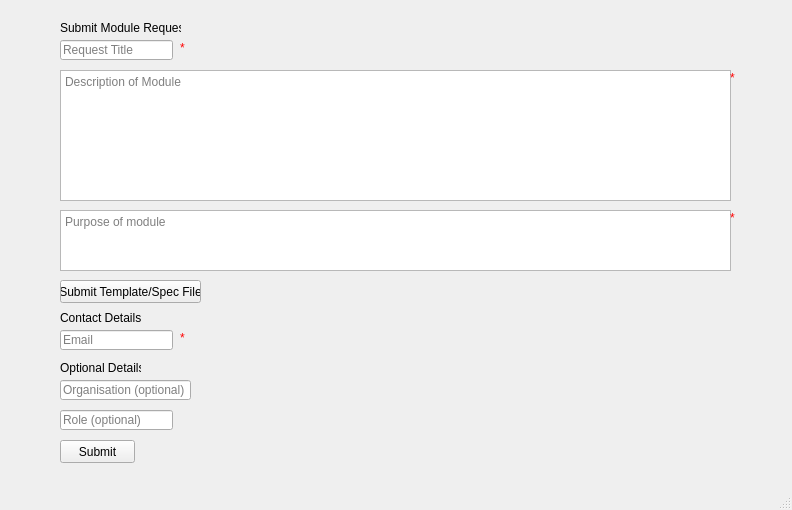
<?xml version="1.0" encoding="UTF-8"?>
<ui version="4.0">
 <class>MainWindow</class>
 <widget class="QMainWindow" name="MainWindow">
  <property name="geometry">
   <rect>
    <x>0</x>
    <y>0</y>
    <width>792</width>
    <height>510</height>
   </rect>
  </property>
  <property name="windowTitle">
   <string>MainWindow</string>
  </property>
  <widget class="QWidget" name="centralwidget">
   <widget class="QPushButton" name="pushButton">
    <property name="geometry">
     <rect>
      <x>60</x>
      <y>440</y>
      <width>75</width>
      <height>23</height>
     </rect>
    </property>
    <property name="text">
     <string>Submit</string>
    </property>
   </widget>
   <widget class="QLineEdit" name="lineEdit">
    <property name="geometry">
     <rect>
      <x>60</x>
      <y>40</y>
      <width>113</width>
      <height>20</height>
     </rect>
    </property>
    <property name="placeholderText">
     <string>Request Title</string>
    </property>
   </widget>
   <widget class="QPlainTextEdit" name="plainTextEdit">
    <property name="geometry">
     <rect>
      <x>60</x>
      <y>70</y>
      <width>671</width>
      <height>131</height>
     </rect>
    </property>
    <property name="placeholderText">
     <string>Description of Module</string>
    </property>
   </widget>
   <widget class="QPushButton" name="pushButton_2">
    <property name="geometry">
     <rect>
      <x>60</x>
      <y>280</y>
      <width>141</width>
      <height>23</height>
     </rect>
    </property>
    <property name="text">
     <string>Submit Template/Spec File</string>
    </property>
   </widget>
   <widget class="QLineEdit" name="lineEdit_2">
    <property name="geometry">
     <rect>
      <x>60</x>
      <y>330</y>
      <width>113</width>
      <height>20</height>
     </rect>
    </property>
    <property name="placeholderText">
     <string>Email</string>
    </property>
   </widget>
   <widget class="QPlainTextEdit" name="plainTextEdit_2">
    <property name="geometry">
     <rect>
      <x>60</x>
      <y>210</y>
      <width>671</width>
      <height>61</height>
     </rect>
    </property>
    <property name="placeholderText">
     <string>Purpose of module</string>
    </property>
   </widget>
   <widget class="QLabel" name="label">
    <property name="geometry">
     <rect>
      <x>60</x>
      <y>20</y>
      <width>121</width>
      <height>16</height>
     </rect>
    </property>
    <property name="text">
     <string>Submit Module Request</string>
    </property>
   </widget>
   <widget class="QLineEdit" name="lineEdit_3">
    <property name="geometry">
     <rect>
      <x>60</x>
      <y>380</y>
      <width>131</width>
      <height>20</height>
     </rect>
    </property>
    <property name="placeholderText">
     <string>Organisation (optional)</string>
    </property>
   </widget>
   <widget class="QLineEdit" name="lineEdit_4">
    <property name="geometry">
     <rect>
      <x>60</x>
      <y>410</y>
      <width>113</width>
      <height>20</height>
     </rect>
    </property>
    <property name="placeholderText">
     <string>Role (optional)</string>
    </property>
   </widget>
   <widget class="QLabel" name="label_2">
    <property name="geometry">
     <rect>
      <x>60</x>
      <y>360</y>
      <width>81</width>
      <height>16</height>
     </rect>
    </property>
    <property name="text">
     <string>Optional Details</string>
    </property>
   </widget>
   <widget class="QLabel" name="label_3">
    <property name="geometry">
     <rect>
      <x>60</x>
      <y>310</y>
      <width>81</width>
      <height>16</height>
     </rect>
    </property>
    <property name="text">
     <string>Contact Details</string>
    </property>
   </widget>
   <widget class="QLabel" name="label_4">
    <property name="geometry">
     <rect>
      <x>180</x>
      <y>40</y>
      <width>16</width>
      <height>16</height>
     </rect>
    </property>
    <property name="text">
     <string>&lt;html&gt;&lt;head/&gt;&lt;body&gt;&lt;p&gt;&lt;span style=&quot; color:#ff0000;&quot;&gt;*&lt;/span&gt;&lt;/p&gt;&lt;/body&gt;&lt;/html&gt;</string>
    </property>
   </widget>
   <widget class="QLabel" name="label_5">
    <property name="geometry">
     <rect>
      <x>730</x>
      <y>70</y>
      <width>16</width>
      <height>16</height>
     </rect>
    </property>
    <property name="text">
     <string>&lt;html&gt;&lt;head/&gt;&lt;body&gt;&lt;p&gt;&lt;span style=&quot; color:#ff0000;&quot;&gt;*&lt;/span&gt;&lt;/p&gt;&lt;/body&gt;&lt;/html&gt;</string>
    </property>
   </widget>
   <widget class="QLabel" name="label_6">
    <property name="geometry">
     <rect>
      <x>730</x>
      <y>210</y>
      <width>16</width>
      <height>16</height>
     </rect>
    </property>
    <property name="text">
     <string>&lt;html&gt;&lt;head/&gt;&lt;body&gt;&lt;p&gt;&lt;span style=&quot; color:#ff0000;&quot;&gt;*&lt;/span&gt;&lt;/p&gt;&lt;/body&gt;&lt;/html&gt;</string>
    </property>
   </widget>
   <widget class="QLabel" name="label_7">
    <property name="geometry">
     <rect>
      <x>180</x>
      <y>330</y>
      <width>16</width>
      <height>16</height>
     </rect>
    </property>
    <property name="autoFillBackground">
     <bool>false</bool>
    </property>
    <property name="text">
     <string>&lt;html&gt;&lt;head/&gt;&lt;body&gt;&lt;p&gt;&lt;span style=&quot; color:#ff0000;&quot;&gt;*&lt;/span&gt;&lt;/p&gt;&lt;/body&gt;&lt;/html&gt;</string>
    </property>
   </widget>
  </widget>
  <widget class="QMenuBar" name="menubar">
   <property name="geometry">
    <rect>
     <x>0</x>
     <y>0</y>
     <width>792</width>
     <height>21</height>
    </rect>
   </property>
  </widget>
  <widget class="QStatusBar" name="statusbar"/>
 </widget>
 <resources/>
 <connections/>
</ui>
